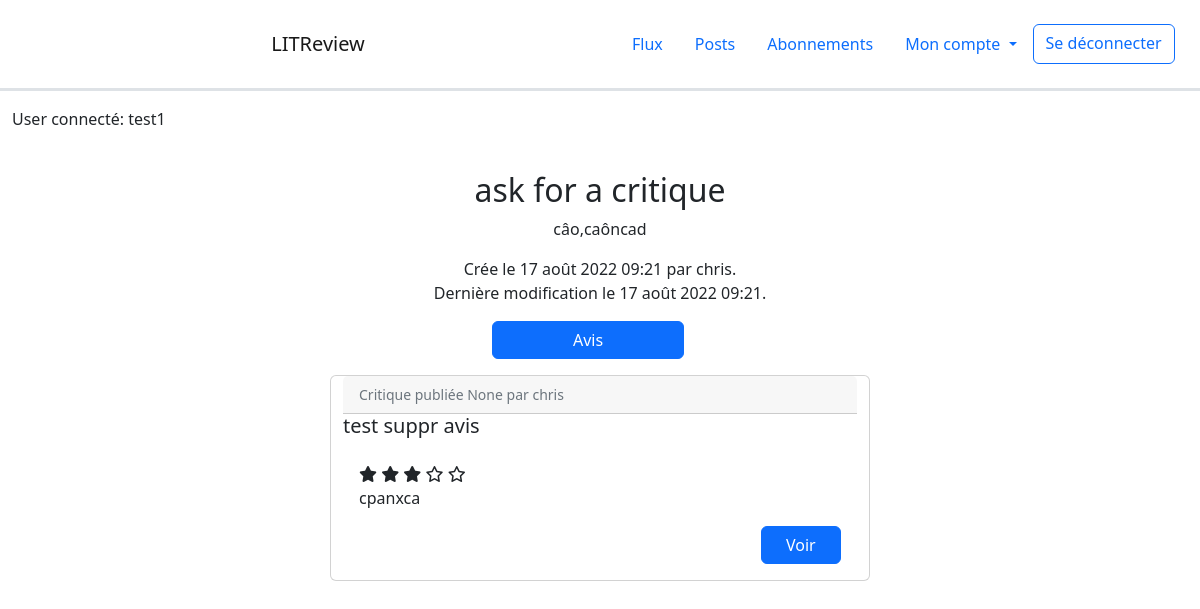
Before: /ticket/5 (signed in) with the older database file.
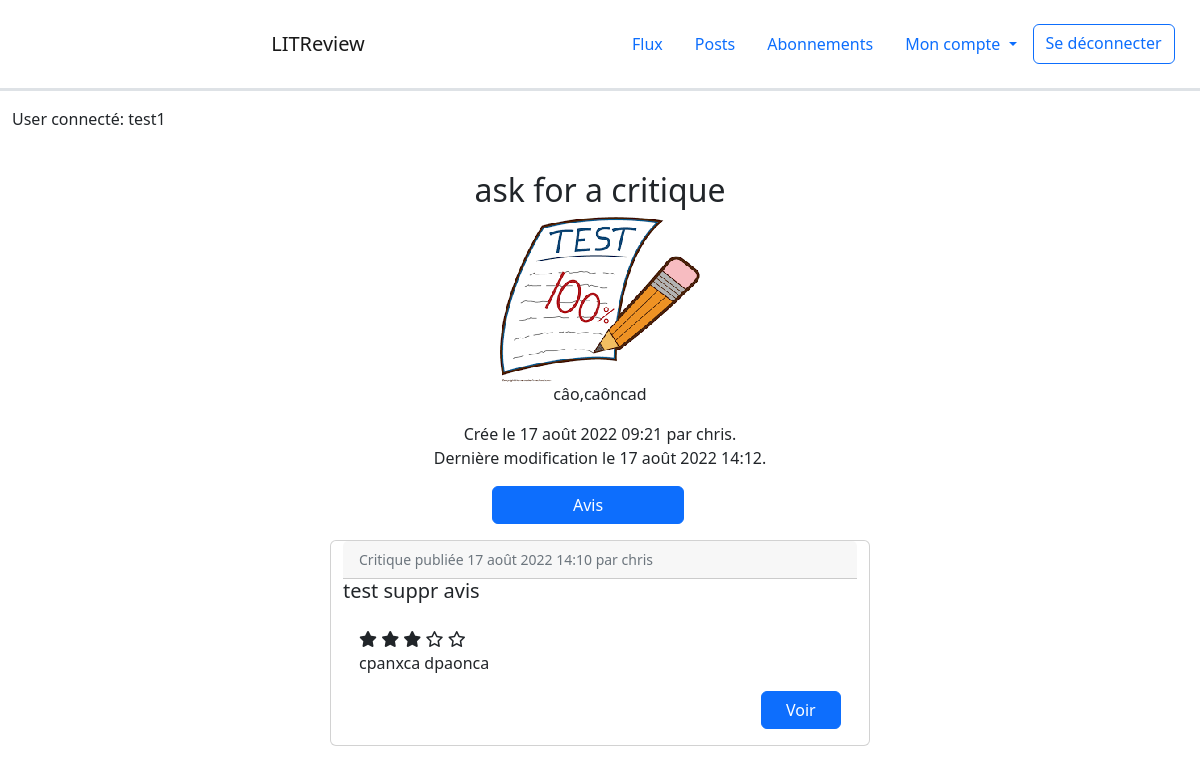
After: the same page with the newer database file.
### reviews/models.py (models this page shows, shortened)
class Ticket(models.Model):
    title = models.fields.CharField(max_length=128)
    description = models.fields.TextField(max_length=2048, blank=True)
    image = models.ImageField(null=True, blank=True)
    time_created = models.DateTimeField(default=timezone.now)
    last_edited = models.DateTimeField(default=timezone.now, null=True)
    user = models.ForeignKey(settings.AUTH_USER_MODEL, null=True, on_delete=models.CASCADE)
    IMAGE_MAX_SIZE = (200, 200)

class Review(models.Model):
    class Rating(models.IntegerChoices):
        ZERO = 0
        ONE = 1
        TWO = 2
        THREE = 3
        FOUR = 4
        FIVE = 5
    ticket = models.ForeignKey(Ticket, on_delete=models.CASCADE)
    headline = models.fields.CharField(max_length=128)
    body = models.fields.TextField(max_length=8192, blank=True)
    rating = models.fields.IntegerField(choices=Rating.choices, default=0)
    time_created = models.DateTimeField(timezone.now)
    last_edited = models.DateTimeField(timezone.now, null=True)
    user = models.ForeignKey(settings.AUTH_USER_MODEL, on_delete=models.CASCADE)

### authentication/models.py (models this page shows)
class User(AbstractUser):
    follows = models.ManyToManyField(
        'self',
        symmetrical=False,
        verbose_name='Utilisateurs suivis: ',
        through='UserFollows',
        related_name='followed_users'
    )
    followers = models.ManyToManyField(
        'self',
        symmetrical=False,
        verbose_name='Utilisateurs abonnés: ',
        through='UserFollowing',
        related_name='followed_by'
    )

### reviews/views.py (the view)
# urls.py: path('ticket/<int:ticket_id>', reviews.views.view_ticket, name='view_ticket'),
@login_required
def view_ticket(request, ticket_id):
    ticket = get_object_or_404(models.Ticket, id=ticket_id)
    reviews = models.Review.objects.filter(Q(ticket=ticket))
    return render(request, 'reviews/view_ticket.html', {'ticket': ticket, 'reviews': reviews})

### reviews/templates/reviews/view_ticket.html
{% extends 'base.html' %}
{% block content %}
<div class="container-fluid">
    <div class="row text-center">
        <h2 class="mt-4">{{ ticket.title }}</h2>
        {% if ticket.image %}
        <div class="col">
            <img src="{{ ticket.image.url }}">
        </div>
        {% endif %}
        <p>{{ ticket.description }}</p>
        {% if ticket.last_edited %}
            <p>Crée le {{ ticket.time_created }} par {{ ticket.user }}. <br>
            Dernière modification le {{ ticket.last_edited }}. </p>
        {% else %}
            <p>Crée le {{ ticket.time_created }} par {{ ticket.user }}. </p>
        {% endif %}
        <div class="row">
            {% if request.user == ticket.user %}
                <p><a class="btn btn-primary col-1" href="{% url 'edit_ticket' ticket.id %}">Modifier</a>
                <a class="btn btn-primary col-1" href="{% url 'delete_ticket' ticket.id %}">Supprimer</a>
                <a class="btn btn-primary col-2" href="{% url 'review' ticket.id %}">Avis</a></p>
            {% else %}
                <p><a class="btn btn-primary col-2" href="{% url 'review' ticket.id %}">Avis</a></p>
            {% endif %}
        </div>
    </div>
    <div class="row">
        {% for review in reviews %}
            {% include 'reviews/partials/review_snippet.html' with review=review %}
        {% endfor %}
    </div>
</div>
{% endblock content %}

### reviews/templates/reviews/partials/review_snippet.html
{% load review_tag %}
<div class="container-fluid">
    <div class="row justify-content-center">
        <div class="card mb-4" style="max-width: 540px;">
          <div class="row g-0">
              <p class="card-header"><small class="text-muted">Critique publiée {{ review.last_edited }}
                    par {{ review.user}}</small></p>
            <h5 class="card-title">{{ review.headline }}</h5>
            <div class="post card-body col-md-8">
                {% if review.rating == 0 %}
                    <i class="fa-regular fa-star"></i>
                    <i class="fa-regular fa-star"></i>
                    <i class="fa-regular fa-star"></i>
                    <i class="fa-regular fa-star"></i>
                    <i class="fa-regular fa-star"></i>
                {% elif review.rating == 1 %}
                    <i class="fa-solid fa-star"></i>
                    <i class="fa-regular fa-star"></i>
                    <i class="fa-regular fa-star"></i>
                    <i class="fa-regular fa-star"></i>
                    <i class="fa-regular fa-star"></i>
                {% elif review.rating == 2 %}
                    <i class="fa-solid fa-star"></i>
                    <i class="fa-solid fa-star"></i>
                    <i class="fa-regular fa-star"></i>
                    <i class="fa-regular fa-star"></i>
                    <i class="fa-regular fa-star"></i>
                {% elif review.rating == 3 %}
                    <i class="fa-solid fa-star"></i>
                    <i class="fa-solid fa-star"></i>
                    <i class="fa-solid fa-star"></i>
                    <i class="fa-regular fa-star"></i>
                    <i class="fa-regular fa-star"></i>
                {% elif review.rating == 4 %}
                    <i class="fa-solid fa-star"></i>
                    <i class="fa-solid fa-star"></i>
                    <i class="fa-solid fa-star"></i>
                    <i class="fa-solid fa-star"></i>
                    <i class="fa-regular fa-star"></i>
                {% elif review.rating == 5 %}
                    <i class="fa-solid fa-star"></i>
                    <i class="fa-solid fa-star"></i>
                    <i class="fa-solid fa-star"></i>
                    <i class="fa-solid fa-star"></i>
                    <i class="fa-solid fa-star"></i>
                {% endif %}
                <p class="card-text">{{ review.body }}</p>
                <div class="text-end">
                    <a class="btn btn-primary col-2" href="{% url 'view_review' review.id %}">Voir</a>
                </div>
            </div>
          </div>
        </div>
    </div>
</div>

Changed rows visible on the page:
changed Ticket "ask for a critique": image empty → "index2_fICwQqR.png" (drawn); image: picture added; last_edited "17 août 2022 09:21" → "17 août 2022 14:12"
changed Review "test suppr avis": last_edited "None" → "17 août 2022 14:10"; body "cpanxca" → "cpanxca dpaonca"
